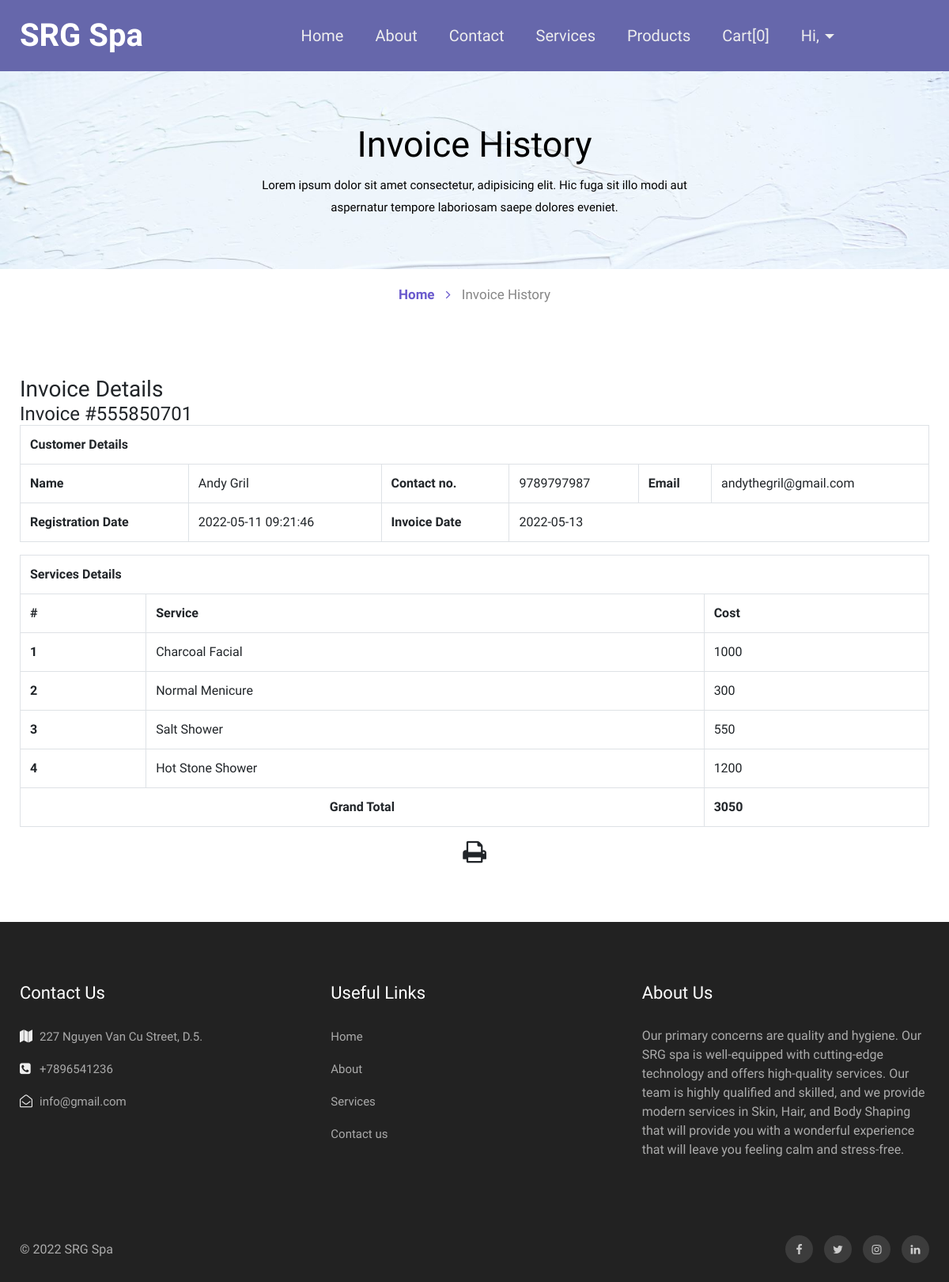
Page /bpms1/view-invoice.php?invoiceid=555850701 (signed in) on the committed database.
### tables this page shows
CREATE TABLE IF NOT EXISTS `tblservices` (
  `ID` int(10) NOT NULL AUTO_INCREMENT,
  `ServiceName` varchar(200) DEFAULT NULL,
  `ServiceDescription` mediumtext,
  `Cost` int(10) DEFAULT NULL,
  `Image` varchar(200) DEFAULT NULL,
  `CreationDate` timestamp NULL DEFAULT CURRENT_TIMESTAMP,
  PRIMARY KEY (`ID`)
);

CREATE TABLE IF NOT EXISTS `tblpage` (
  `ID` int(10) NOT NULL AUTO_INCREMENT,
  `PageType` varchar(200) DEFAULT NULL,
  `PageTitle` mediumtext,
  `PageDescription` mediumtext,
  `Email` varchar(200) DEFAULT NULL,
  `MobileNumber` bigint(10) DEFAULT NULL,
  `UpdationDate` date DEFAULT NULL,
  `Timing` varchar(200) NOT NULL,
  PRIMARY KEY (`ID`)
);

### bpms1/view-invoice.php (the view, shortened to what this page needs)
<?php
include('includes/dbconnection.php');
if (strlen($_SESSION['bpmsuid']==0)) {
  header('location:logout.php');
  } else{
  ?>
<!doctype html>
<html lang="en">
  <head>
    <link rel="stylesheet" href="assets/css/style-starter.css">
  </head>
  <body id="home">
<?php include_once('includes/header.php');?>
<section class="w3l-inner-banner-main">
    <div class="about-inner contact ">
        <div class="container">
            <div class="main-titles-head text-center">
            <h3 class="header-name ">
 Invoice History
            </h3>
            <p class="tiltle-para ">Lorem ipsum dolor sit amet consectetur, adipisicing elit. Hic fuga sit illo modi aut aspernatur tempore laboriosam saepe dolores eveniet.</p>
        </div>
</div>
</div>
<div class="breadcrumbs-sub">
<div class="container">
<ul class="breadcrumbs-custom-path">
    <li class="right-side propClone"><a href="index.php" class="">Home <span class="fa fa-angle-right" aria-hidden="true"></span></a> <p></li>
    <li class="active ">
        Invoice History</li>
</ul>
</div>
</div>
</section>
<section class="w3l-contact-info-main" id="contact">
    <div class="contact-sec	">
        <div class="container">
            <div>
                <div class="cont-details">
                   <div class="table-content table-responsive cart-table-content m-t-30">
                    <h3 class="title1">Invoice Details</h3>
    <?php
    $invid=intval($_GET['invoiceid']);
$ret=mysqli_query($con,"select DISTINCT  date(tblinvoice.PostingDate) as invoicedate,tbluser.FirstName,tbluser.LastName,tbluser.Email,tbluser.MobileNumber,tbluser.RegDate
    from  tblinvoice
    join tbluser on tbluser.ID=tblinvoice.Userid
    where tblinvoice.BillingId='$invid'");
while ($row=mysqli_fetch_array($ret)) {
?>
                    <div class="table-responsive bs-example widget-shadow">
                        <h4>Invoice #<?php echo $invid;?></h4>
                        <table class="table table-bordered" width="100%" border="1">
<tr>
<th colspan="6">Customer Details</th>
</tr>
                             <tr>
                                <th>Name</th>
                                <td><?php echo $row['FirstName']?> <?php echo $row['LastName']?></td>
                                <th>Contact no.</th>
                                <td><?php echo $row['MobileNumber']?></td>
                                <th>Email </th>
                                <td><?php echo $row['Email']?></td>
                            </tr>
                             <tr>
                                <th>Registration Date</th>
                                <td><?php echo $row['RegDate']?></td>
                                <th>Invoice Date</th>
                                <td colspan="3"><?php echo $row['invoicedate']?></td>
                            </tr>
<?php }?>
</table>
<table class="table table-bordered" width="100%" border="1">
<tr>
<th colspan="3">Services Details</th>
</tr>
<tr>
<th>#</th>
<th>Service</th>
<th>Cost</th>
</tr>
<?php
$ret=mysqli_query($con,"select tblservices.ServiceName,tblservices.Cost
    from  tblinvoice
    join tblservices on tblservices.ID=tblinvoice.ServiceId
    where tblinvoice.BillingId='$invid'");
$cnt=1;
while ($row=mysqli_fetch_array($ret)) {
    ?>
<tr>
<th><?php echo $cnt;?></th>
<td><?php echo $row['ServiceName']?></td>
<td><?php echo $subtotal=$row['Cost']?></td>
</tr>
<?php
$cnt=$cnt+1;
$gtotal+=$subtotal;
} ?>
<tr>
<th colspan="2" style="text-align:center">Grand Total</th>
<th><?php echo $gtotal?></th>
</tr>
</table>
  <p style="margin-top:1%"  align="center">
  <i class="fa fa-print fa-2x" style="cursor: pointer;"  OnClick="CallPrint(this.value)" ></i>
</p>
                    </div> </div>
    </div>
    </div></div>
</section>
<?php include_once('includes/footer.php');?>
</body>
</html><?php } ?>

### bpms1/includes/footer.php (shortened to what this page needs)
<section class="w3l-footer-29-main">
    <div class="footer-29 py-5">
      <div class="container py-lg-4">
        <div class="row footer-top-29">
          <div class="col-lg-4 col-md-6 col-sm-8 footer-list-29 footer-1">
            <h6 class="footer-title-29">Contact Us</h6>
            <ul>
              <?php
$ret=mysqli_query($con,"select * from tblpage where PageType='contactus' ");
while ($row=mysqli_fetch_array($ret)) {
?>
              <li>
                <span class="fa fa-map"></span> <p><?php  echo $row['PageDescription'];?>.</p>
              </li>
              <li><span class="fa fa-phone-square"></span><a href="tel:+7-800-999-800"> +<?php  echo $row['MobileNumber'];?></a></li>
              <li><span class="fa fa-envelope-open-o"></span><a href="mailto:srgspa@mail.com" class="mail">
                  <?php  echo $row['Email'];?></a></li><?php } ?>
            </ul>
          </div>
          <div class="col-lg-4 col-md-6 col-sm-4 footer-list-29 footer-2 ">
            <ul>
              <h6 class="footer-title-29">Useful Links</h6>
              <li><a href="index.php">Home</a></li>
              <li><a href="about.php">About</a></li>
              <li><a href="services.php"> Services</a></li>
              <li><a href="contact.php">Contact us</a></li>
            </ul>
          </div>
          <div class="col-lg-4 col-md-6 col-sm-7 footer-list-29 footer-4">
            <?php
$ret=mysqli_query($con,"select * from tblpage where PageType='aboutus' ");
while ($row=mysqli_fetch_array($ret)) {
?>
            <h6 class="footer-title-29"><?php  echo $row['PageTitle'];?> </h6>
            <p><?php  echo $row['PageDescription'];?></p><?php } ?>
          </div>
        </div>
      </div>
    </div>
  </section>
  <section class="w3l-footer-29-main w3l-copyright">
    <div class="container">
      <div class="row bottom-copies">
        <p class="col-lg-8 copy-footer-29">© 2022  SRG Spa </p>
        <div class="col-lg-4 main-social-footer-29">
          <a href="#facebook" class="facebook"><span class="fa fa-facebook"></span></a>
          <a href="#twitter" class="twitter"><span class="fa fa-twitter"></span></a>
          <a href="#instagram" class="instagram"><span class="fa fa-instagram"></span></a>
          <a href="#linkedin" class="linkedin"><span class="fa fa-linkedin"></span></a>
        </div>
      </div>
    </div>
  </section>

### rows in the picture
tblservices: ServiceName "Charcoal Facial", Cost "1000"
tblservices: ServiceName "Normal Menicure", Cost "300"
tblservices: ServiceName "Salt Shower", Cost "550"
tblservices: ServiceName "Hot Stone Shower", Cost "1200"
tblpage: PageDescription "227 Nguyen Van Cu Street, D.5", MobileNumber "7896541236", Email "info@gmail.com"
tblpage: PageTitle "About Us", PageDescription "Our primary concerns are quality and hygiene. Our SRG spa is well-equipped with cutting-edge technology and offers high-quality services. Our team is highly qualified and skilled, and we provide modern services in Skin, Hair, and Body Shaping that will provide you with a wonderful experience that will leave you feeling calm and stress-free."

### other values in the picture
$row_count "0"
$row['FirstName'] "Andy"
$row['LastName'] "Gril"
$row['MobileNumber'] "9789797987"
$row['Email'] "andythegril@gmail.com"
$row['RegDate'] "2022-05-11 09:21:46"
$row['invoicedate'] "2022-05-13"
$gtotal "3050"
